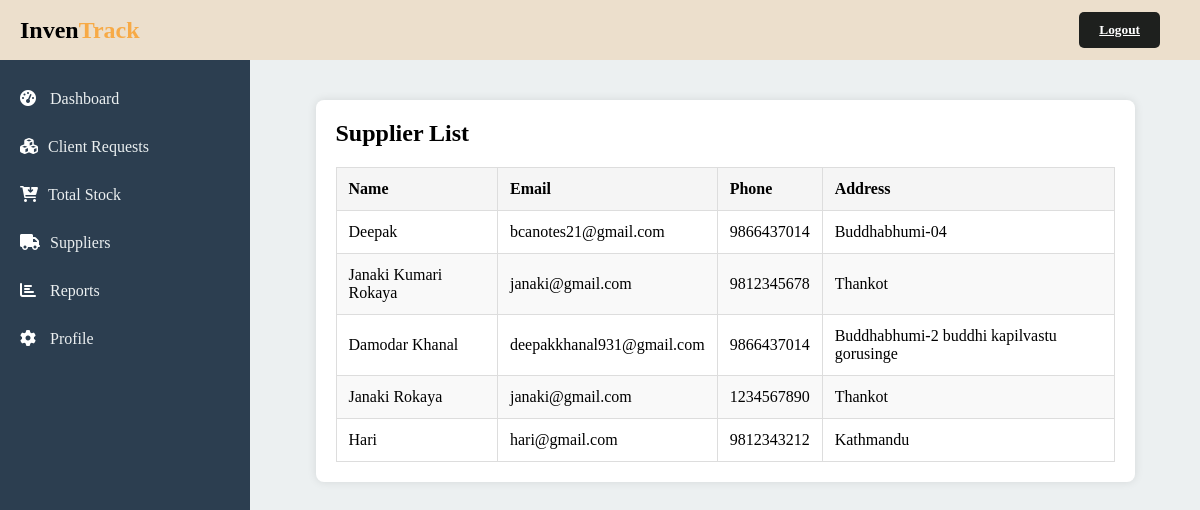
The page /pages/client/supplier.php (signed in) on the database its author committed.
### tables this page shows
CREATE TABLE `suppliers` (
  `supplier_id` int(11) NOT NULL,
  `supplier_name` varchar(100) NOT NULL,
  `email` varchar(100) NOT NULL,
  `phone` varchar(10) NOT NULL,
  `address` varchar(100) NOT NULL,
  `created_by` varchar(50) NOT NULL,
  `created_at` timestamp NOT NULL DEFAULT current_timestamp()
);

### pages/client/supplier.php (the view, shortened to what this page needs)
<?php
require "../../config.php";
?>
<!DOCTYPE html>
<html lang="en">
<head>
    <link rel="stylesheet" href="../../assets/css/client-dashboard.css"/>
    <link rel="stylesheet" href="../../assets/css/supplier.css"/>
    <link rel="stylesheet" href="https://cdnjs.cloudflare.com/ajax/libs/font-awesome/6.0.0-beta3/css/all.min.css"/>
</head>
<body>
    <?php require "../../includes/sidebar.php"; ?>
    <div class="main-content">
        <div class="supplier-container">
            <h2 style="color: black;">Supplier List</h2>
            <table class="supplier-table">
                <thead>
                    <tr>
                        <th>Name</th>
                        <th>Email</th>
                        <th>Phone</th>
                        <th>Address</th>
                    </tr>
                </thead>
                <tbody>
                    <?php
                    $sql = "SELECT * FROM suppliers";
                    $result = $conn->query($sql);
                    while($row = $result->fetch_assoc()) {
                        echo "<tr>";
                        echo "<td>" . htmlspecialchars($row['supplier_name']) . "</td>";
                        echo "<td>" . htmlspecialchars($row['email']) . "</td>";
                        echo "<td>" . htmlspecialchars($row['phone']) . "</td>";
                        echo "<td>" . htmlspecialchars($row['address']) . "</td>";
                        echo "</tr>";
                    }
                    ?>
                </tbody>
            </table>
        </div>
    </div>
</body>
</html>

### assets/css/client-dashboard.css (style rules this page uses)
* { font-family: Poppins; margin: 0; padding: 0; box-sizing: border-box; color: #fff; }
.main-content { margin-left: 250px; margin-top: 60px; flex-grow: 1; padding: 20px; background-color: #ecf0f1; overflow-y: auto; height: 100%; }

### assets/css/supplier.css (style rules this page uses)
.main-content { width: 100%; height: 100%; padding: 20px; margin-left: 250px; margin-top: 60px; }
.supplier-table { width: 100%; border-collapse: collapse; }
.supplier-table th, .supplier-table td { color: black; border: 1px solid #ddd; padding: 12px; text-align: left; }
.supplier-table th { background-color: #f2f2f2; font-weight: bold; }
.supplier-table tr:nth-child(even) { background-color: #f9f9f9; }
.supplier-container { width: 90%; margin: 20px auto; padding: 20px; background-color: #fff; border-radius: 8px; box-shadow: 0 0 10px rgba(0,0,0,0.1); }
.supplier-table { width: 100%; border-collapse: collapse; margin-top: 20px; }
.supplier-table th, .supplier-table td { padding: 12px; text-align: left; border-bottom: 1px solid #ddd; color: black; }
.supplier-table th { background-color: #f5f5f5; font-weight: bold; }

### rows shown on the page
suppliers: supplier_name "Deepak", email "bcanotes21@gmail.com", phone "9866437014", address "Buddhabhumi-04"
suppliers: supplier_name "Janaki Kumari Rokaya", email "janaki@gmail.com", phone "9812345678", address "Thankot"
suppliers: supplier_name "Damodar Khanal", email "deepakkhanal931@gmail.com", phone "9866437014", address "Buddhabhumi-2 buddhi kapilvastu gorusinge"
suppliers: supplier_name "Janaki Rokaya", email "janaki@gmail.com", phone "1234567890", address "Thankot"
suppliers: supplier_name "Hari", email "hari@gmail.com", phone "9812343212", address "Kathmandu"
